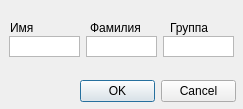
<?xml version="1.0" encoding="UTF-8"?>
<ui version="4.0">
 <class>Dialog</class>
 <widget class="QDialog" name="Dialog">
  <property name="geometry">
   <rect>
    <x>0</x>
    <y>0</y>
    <width>243</width>
    <height>109</height>
   </rect>
  </property>
  <property name="maximumSize">
   <size>
    <width>243</width>
    <height>143</height>
   </size>
  </property>
  <property name="windowTitle">
   <string>Dialog</string>
  </property>
  <widget class="QDialogButtonBox" name="buttonBox">
   <property name="geometry">
    <rect>
     <x>80</x>
     <y>80</y>
     <width>156</width>
     <height>23</height>
    </rect>
   </property>
   <property name="orientation">
    <enum>Qt::Horizontal</enum>
   </property>
   <property name="standardButtons">
    <set>QDialogButtonBox::Cancel|QDialogButtonBox::Ok</set>
   </property>
  </widget>
  <widget class="QTextEdit" name="FirstName">
   <property name="geometry">
    <rect>
     <x>9</x>
     <y>36</y>
     <width>71</width>
     <height>21</height>
    </rect>
   </property>
   <property name="verticalScrollBarPolicy">
    <enum>Qt::ScrollBarAlwaysOff</enum>
   </property>
  </widget>
  <widget class="QTextEdit" name="SecondName">
   <property name="geometry">
    <rect>
     <x>86</x>
     <y>36</y>
     <width>71</width>
     <height>21</height>
    </rect>
   </property>
   <property name="verticalScrollBarPolicy">
    <enum>Qt::ScrollBarAlwaysOff</enum>
   </property>
  </widget>
  <widget class="QTextEdit" name="GroupName">
   <property name="geometry">
    <rect>
     <x>163</x>
     <y>36</y>
     <width>71</width>
     <height>21</height>
    </rect>
   </property>
   <property name="verticalScrollBarPolicy">
    <enum>Qt::ScrollBarAlwaysOff</enum>
   </property>
  </widget>
  <widget class="QLabel" name="label">
   <property name="geometry">
    <rect>
     <x>10</x>
     <y>20</y>
     <width>61</width>
     <height>16</height>
    </rect>
   </property>
   <property name="text">
    <string>Имя</string>
   </property>
  </widget>
  <widget class="QLabel" name="label_2">
   <property name="geometry">
    <rect>
     <x>90</x>
     <y>20</y>
     <width>71</width>
     <height>16</height>
    </rect>
   </property>
   <property name="text">
    <string>Фамилия</string>
   </property>
  </widget>
  <widget class="QLabel" name="label_3">
   <property name="geometry">
    <rect>
     <x>170</x>
     <y>20</y>
     <width>61</width>
     <height>16</height>
    </rect>
   </property>
   <property name="text">
    <string>Группа</string>
   </property>
  </widget>
 </widget>
 <resources/>
 <connections>
  <connection>
   <sender>buttonBox</sender>
   <signal>accepted()</signal>
   <receiver>Dialog</receiver>
   <slot>accept()</slot>
   <hints>
    <hint type="sourcelabel">
     <x>248</x>
     <y>254</y>
    </hint>
    <hint type="destinationlabel">
     <x>157</x>
     <y>274</y>
    </hint>
   </hints>
  </connection>
  <connection>
   <sender>buttonBox</sender>
   <signal>rejected()</signal>
   <receiver>Dialog</receiver>
   <slot>reject()</slot>
   <hints>
    <hint type="sourcelabel">
     <x>316</x>
     <y>260</y>
    </hint>
    <hint type="destinationlabel">
     <x>286</x>
     <y>274</y>
    </hint>
   </hints>
  </connection>
 </connections>
</ui>
